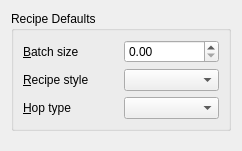
<ui version="4.0" >
 <class>RecipeConfig</class>
 <widget class="QWidget" name="RecipeConfig" >
  <property name="geometry" >
   <rect>
    <x>0</x>
    <y>0</y>
    <width>238</width>
    <height>151</height>
   </rect>
  </property>
  <property name="windowTitle" >
   <string>Recipe Configuration</string>
  </property>
  <layout class="QVBoxLayout" >
   <item>
    <widget class="QGroupBox" name="recipebox" >
     <property name="title" >
      <string>Recipe Defaults</string>
     </property>
     <layout class="QGridLayout" >
      <item row="0" column="0" >
       <widget class="QLabel" name="batchlabel" >
        <property name="text" >
         <string>&amp;Batch size</string>
        </property>
        <property name="buddy" >
         <cstring>batch</cstring>
        </property>
       </widget>
      </item>
      <item row="0" column="1" >
       <widget class="QDoubleSpinBox" name="batch" >
        <property name="whatsThis" >
         <string>&lt;p>Enter the default batch size you wish to use. You may always change an individual recipe's size, but this determines the default size for new recipes.&lt;/p></string>
        </property>
        <property name="accelerated" >
         <bool>true</bool>
        </property>
        <property name="maximum" >
         <double>100.000000000000000</double>
        </property>
        <property name="singleStep" >
         <double>0.250000000000000</double>
        </property>
       </widget>
      </item>
      <item row="1" column="0" >
       <widget class="QLabel" name="stylelabel" >
        <property name="text" >
         <string>&amp;Recipe style</string>
        </property>
        <property name="buddy" >
         <cstring>stylebox</cstring>
        </property>
       </widget>
      </item>
      <item row="1" column="1" >
       <widget class="QComboBox" name="stylebox" >
        <property name="whatsThis" >
         <string>&lt;p>Select the default recipe style you wish to use. You may always change an individual recipe's style, but this determines the default style for new recipes.&lt;/p></string>
        </property>
        <property name="duplicatesEnabled" >
         <bool>false</bool>
        </property>
       </widget>
      </item>
      <item row="2" column="0" >
       <widget class="QLabel" name="hoptypelabel" >
        <property name="text" >
         <string>&amp;Hop type</string>
        </property>
        <property name="buddy" >
         <cstring>hoptype</cstring>
        </property>
       </widget>
      </item>
      <item row="2" column="1" >
       <widget class="QComboBox" name="hoptype" >
        <property name="whatsThis" >
         <string>&lt;p>Select the default hops type you wish to use. You may always change an individual hop's form, but this determines the default form when adding new hops to a recipe.&lt;/p></string>
        </property>
        <property name="duplicatesEnabled" >
         <bool>false</bool>
        </property>
       </widget>
      </item>
     </layout>
    </widget>
   </item>
   <item>
    <spacer>
     <property name="orientation" >
      <enum>Qt::Vertical</enum>
     </property>
     <property name="sizeHint" >
      <size>
       <width>220</width>
       <height>21</height>
      </size>
     </property>
    </spacer>
   </item>
  </layout>
 </widget>
 <tabstops>
  <tabstop>batch</tabstop>
  <tabstop>stylebox</tabstop>
  <tabstop>hoptype</tabstop>
 </tabstops>
 <resources/>
 <connections/>
</ui>
